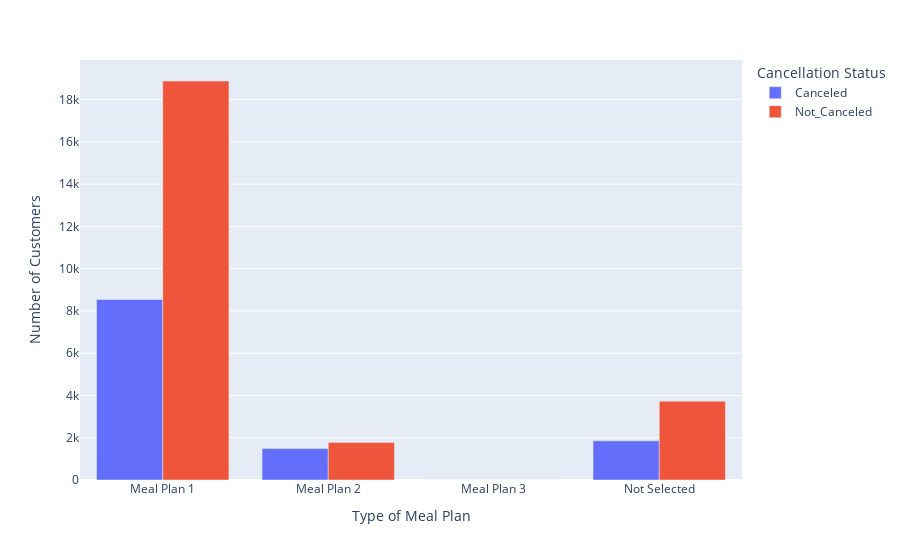

Notebook source saved alongside this figure:
### Code cell
fig4 = px.bar(x=meal_plan_cancelations['type_of_meal_plan'], y=meal_plan_cancelations['Booking_ID'],
              color=meal_plan_cancelations['booking_status'], barmode='group')

fig4.update_layout(xaxis_title='Type of Meal Plan', yaxis_title='Number of Customers', legend_title_text='Cancellation Status')

fig4.show()

### Figure 1 — Plotly figure (JSON) as saved in the notebook; plotly's stock layout.template omitted (floating-point values rounded to 4 significant figures)
{"data": [{"alignmentgroup": "True", "hovertemplate": "color=Canceled<br>x=%{x}<br>y=%{y}<extra></extra>", "legendgroup": "Canceled", "marker": {"color": "#636efa", "pattern": {"shape": ""}}, "name": "Canceled", "offsetgroup": "Canceled", "orientation": "v", "showlegend": true, "textposition": "auto", "type": "bar", "x": ["Meal Plan 1", "Meal Plan 2", "Meal Plan 3", "Not Selected"], "xaxis": "x", "y": [8542, 1488, 1, 1854], "yaxis": "y"}, {"alignmentgroup": "True", "hovertemplate": "color=Not_Canceled<br>x=%{x}<br>y=%{y}<extra></extra>", "legendgroup": "Not_Canceled", "marker": {"color": "#EF553B", "pattern": {"shape": ""}}, "name": "Not_Canceled", "offsetgroup": "Not_Canceled", "orientation": "v", "showlegend": true, "textposition": "auto", "type": "bar", "x": ["Meal Plan 1", "Meal Plan 2", "Meal Plan 3", "Not Selected"], "xaxis": "x", "y": [18879, 1778, 4, 3729], "yaxis": "y"}], "layout": {"barmode": "group", "legend": {"title": {"text": "Cancellation Status"}, "tracegroupgap": 0}, "margin": {"t": 60}, "xaxis": {"anchor": "y", "domain": [0, 1], "title": {"text": "Type of Meal Plan"}}, "yaxis": {"anchor": "x", "domain": [0, 1], "title": {"text": "Number of Customers"}}}}
